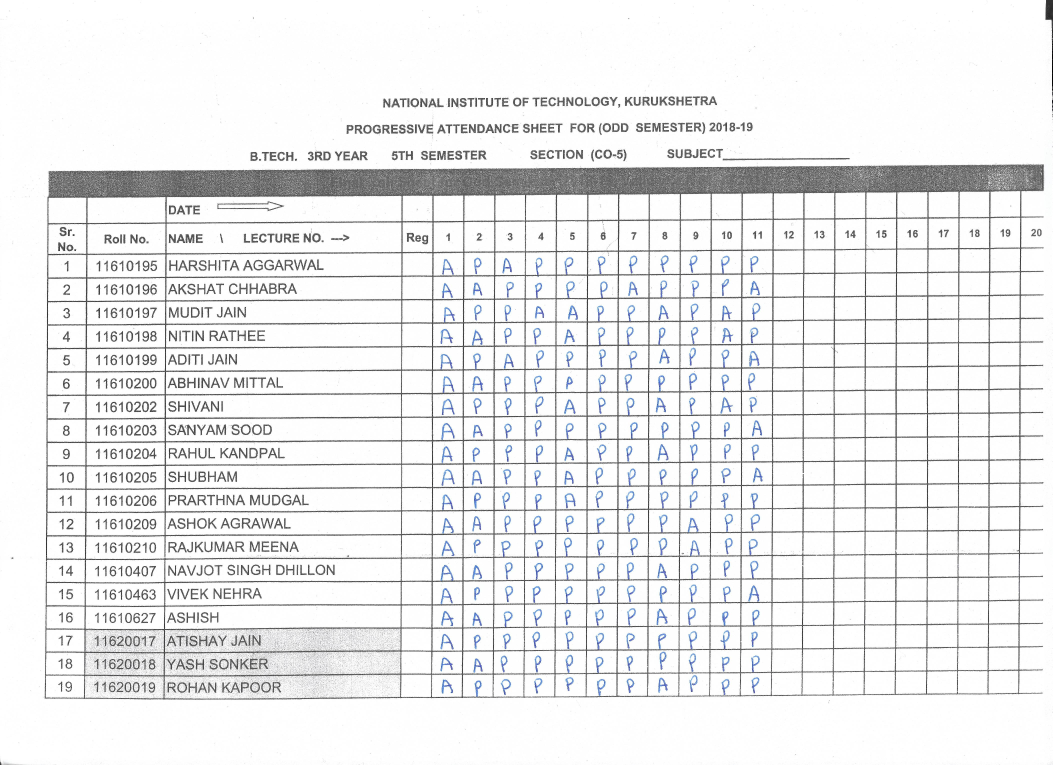
#> input picture F_PA3.jpg, 4209 x 3060 px (shown at 1/4 size)
$ python ocr.py
#> lines starting #> are read from the running program, lines starting #| are printed output that depends on the picture; after the words box and inside, x2 and y2 are one past the last pixel; in counts of white or black regions, pixels touching at a corner belong together
import cv2
import numpy as numpy
import pytesseract

pytesseract.pytesseract.tesseract_cmd = r"C:\Program Files\Tesseract-OCR\tesseract.exe"

def ocr_core(img):
  text=pytesseract.image_to_string(img)
  return text

img=cv2.imread('F_PA3.jpg')
#> img is the input picture: shape (3060, 4209, 3); mean B, G, R 236.4, 235.7, 235.2

# 2. Resize the image
img = cv2.resize(img, None, fx=0.5, fy=0.5)
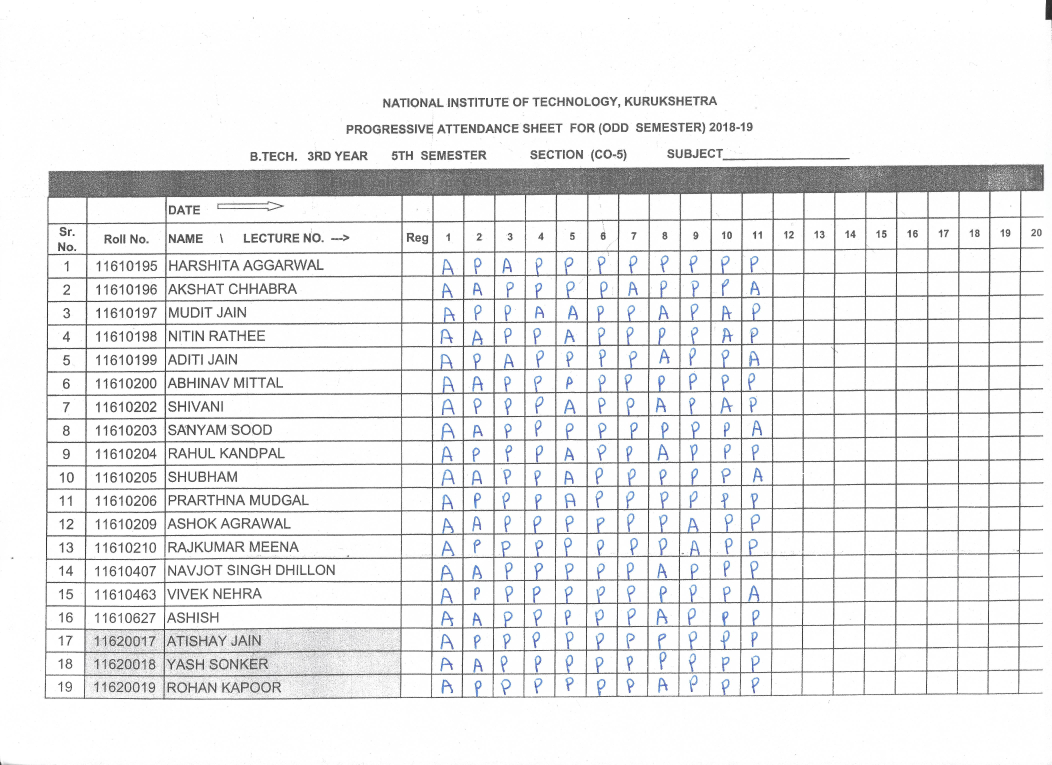
#> img: shape (1530, 2104, 3) (shown at 1/2 size); mean B, G, R 236.5, 235.8, 235.3
# 3. Convert image to grayscale
gray = cv2.cvtColor(img, cv2.COLOR_BGR2GRAY)
# 4. Convert image to black and white (using adaptive threshold)
adaptive_threshold = cv2.adaptiveThreshold(gray, 255, cv2.ADAPTIVE_THRESH_GAUSSIAN_C, cv2.THRESH_BINARY, 85, 11)
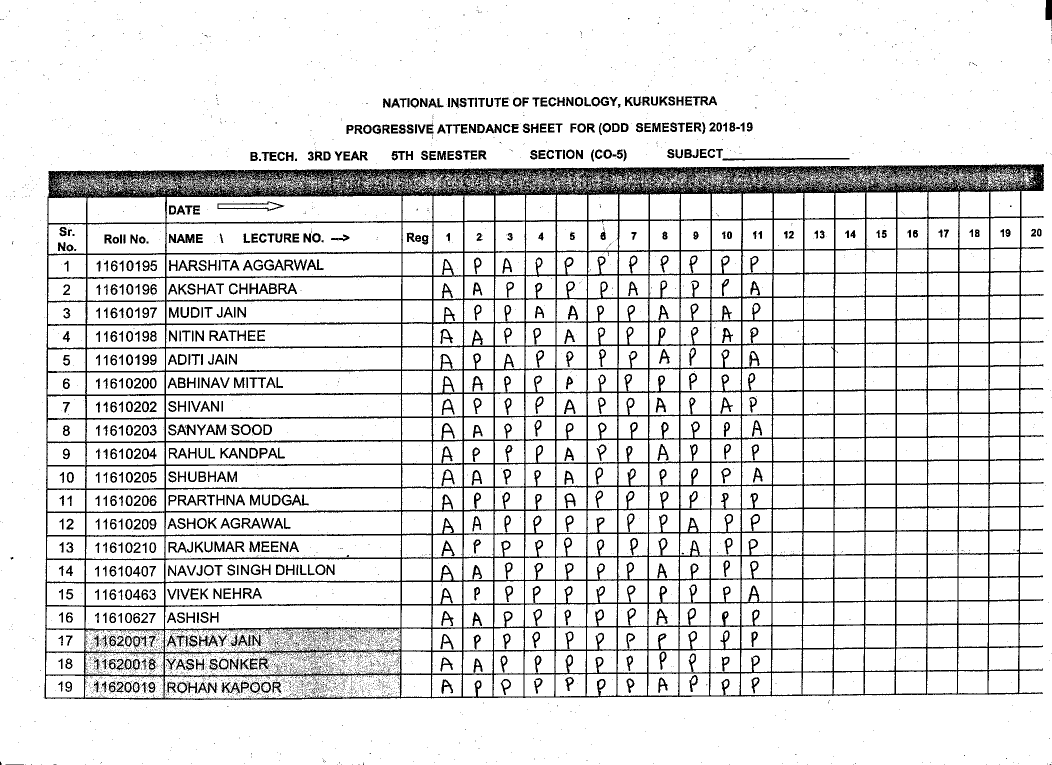
#> adaptive_threshold: shape (1530, 2104) (shown at 1/2 size); 87.7% white; 6122 black regions (5427 under 20 px), largest, box (x1, y1, x2, y2) and area: (89, 328, 2088, 1400) 279002, (1445, 316, 1699, 321) 796, (435, 403, 569, 423) 605

# [12 lines of commented-out code are left out]

print(ocr_core(img))
#> (the call stopped at in ocr_core, `text=pytesseract.image_to_string(img)`: pytesseract is not available in this run)

$ run again, with ocr_test.jpg copied over F_PA3.jpg
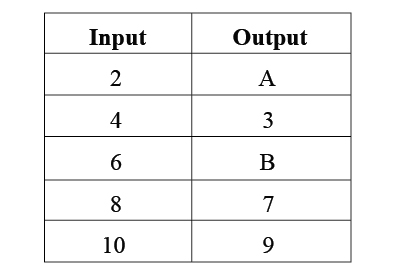
#> input picture ocr_test.jpg, 405 x 277 px
#> img is the input picture: shape (277, 405, 3); min 0, max 255, mean 245.7
#> `img = cv2.resize(img, None, fx=0.5, fy=0.5)`:
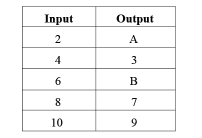
#> img: shape (138, 202, 3); min 7, max 255, mean 245.7
#> `adaptive_threshold = cv2.adaptiveThreshold(gray, 255, cv2.ADAPTIVE_THR..`:
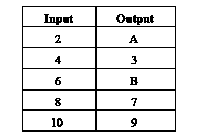
#> adaptive_threshold: shape (138, 202); 90.4% white; black in thin lines or dots, all inside (x1, y1, x2, y2) = (22, 6, 176, 132)
